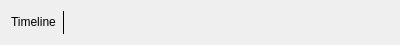
<?xml version="1.0" encoding="UTF-8"?>
<ui version="4.0">
 <class>TimelineDockTitleWidget</class>
 <widget class="QWidget" name="TimelineDockTitleWidget">
  <property name="geometry">
   <rect>
    <x>0</x>
    <y>0</y>
    <width>400</width>
    <height>33</height>
   </rect>
  </property>
  <property name="windowTitle">
   <string notr="true"/>
  </property>
  <layout class="QHBoxLayout" name="horizontalLayout">
   <item>
    <widget class="QLabel" name="label">
     <property name="sizePolicy">
      <sizepolicy hsizetype="Fixed" vsizetype="Fixed">
       <horstretch>0</horstretch>
       <verstretch>0</verstretch>
      </sizepolicy>
     </property>
     <property name="text">
      <string>Timeline</string>
     </property>
    </widget>
   </item>
   <item>
    <widget class="KSeparator" name="kseparator">
     <property name="frameShape">
      <enum>QFrame::VLine</enum>
     </property>
    </widget>
   </item>
   <item>
    <widget class="QToolButton" name="iconButton">
     <property name="text">
      <string notr="true"/>
     </property>
     <property name="autoExclusive">
      <bool>false</bool>
     </property>
     <property name="autoRaise">
      <bool>true</bool>
     </property>
    </widget>
   </item>
   <item>
    <widget class="QLabel" name="currentTopicLabel">
     <property name="text">
      <string/>
     </property>
    </widget>
   </item>
  </layout>
 </widget>
 <customwidgets>
  <customwidget>
   <class>KSeparator</class>
   <extends>QFrame</extends>
   <header>kseparator.h</header>
  </customwidget>
 </customwidgets>
 <resources/>
 <connections/>
</ui>
